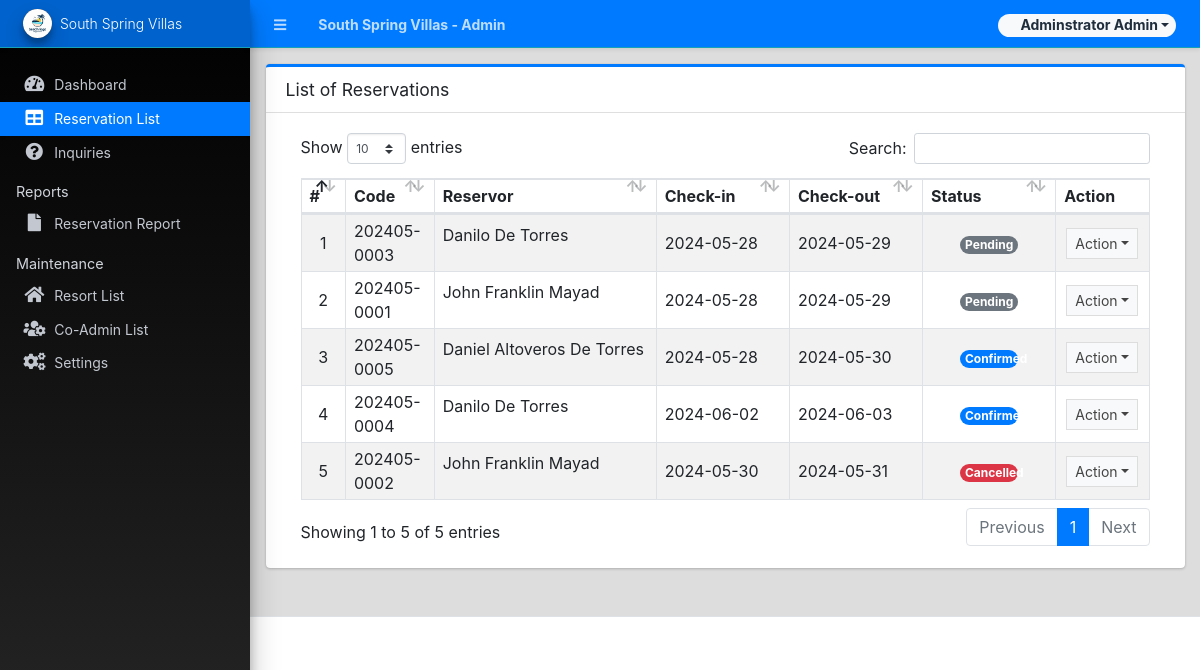
The app's page /admin/?page=reservations (signed in) with its own data.
### tables this page shows
CREATE TABLE `reservation_list` (
  `id` int(30) NOT NULL,
  `code` varchar(100) NOT NULL,
  `room_id` int(30) NOT NULL,
  `check_in` date NOT NULL,
  `check_out` date NOT NULL,
  `fullname` text NOT NULL,
  `contact` text NOT NULL,
  `email` text NOT NULL,
  `address` text NOT NULL,
  `status` tinyint(1) NOT NULL DEFAULT 0 COMMENT '0=Pending, 1 = Confirmed, 2=Cancelled',
  `date_created` datetime NOT NULL DEFAULT current_timestamp(),
  `date_updated` datetime DEFAULT NULL ON UPDATE current_timestamp()
);

### config.php (called while the page is built, shortened)
<?php
require_once('classes/DBConnection.php');
require_once('classes/SystemSettings.php');
function validate_image($file){
	if(!empty($file)){
        $ex = explode('?',$file);
        $file = $ex[0];
        $param =  isset($ex[1]) ? '?'.$ex[1]  : '';
		if(is_file(base_app.$file)){
			return base_url.$file.$param;
		}else{
			return base_url.'dist/img/no-image-available.png';
		}
	}else{
		return base_url.'dist/img/no-image-available.png';
	}
}
function isMobileDevice(){
    $aMobileUA = array(
        '/iphone/i' => 'iPhone',
        '/ipod/i' => 'iPod',
        '/ipad/i' => 'iPad',
        '/android/i' => 'Android',
        '/blackberry/i' => 'BlackBerry',
        '/webos/i' => 'Mobile'
    );
    return false;
}
?>

### classes/DBConnection.php (called while the page is built, shortened)
<?php
class DBConnection{
    private $host = DB_SERVER;
    private $username = DB_USERNAME;
    private $password = DB_PASSWORD;
    private $database = DB_NAME;
    public $conn;
    public function __construct(){
        if (!isset($this->conn)) {
            $this->conn = new mysqli($this->host, $this->username, $this->password, $this->database);
        }
    }
}
?>

### classes/SystemSettings.php (called while the page is built, shortened)
<?php
class SystemSettings extends DBConnection{
	function userdata($field = ''){
		if(!empty($field)){
			if(isset($_SESSION['userdata'][$field]))
				return $_SESSION['userdata'][$field];
			else
				return null;
		}else{
			return false;
		}
	}
	function info($field=''){
		if(!empty($field)){
			if(isset($_SESSION['system_info'][$field]))
				return $_SESSION['system_info'][$field];
			else
				return false;
		}else{
			return false;
		}
	}
}
$_settings = new SystemSettings();
?>

### admin/reservations/index.php (the view, shortened to what this page needs)
<div class="card card-outline card-primary">
	<div class="card-header">
		<h3 class="card-title">List of Reservations</h3>
	</div>
	<div class="card-body">
		<div class="container-fluid">
        <div class="container-fluid">
			<table class="table table-hover table-striped table-bordered">
				<colgroup>
					<col width="5%">
					<col width="10%">
					<col width="25%">
					<col width="15%">
					<col width="15%">
					<col width="15%">
					<col width="10%">
				</colgroup>
				<thead>
					<tr>
						<th>#</th>
						<th>Code</th>
						<th>Reservor</th>
						<th>Check-in</th>
						<th>Check-out</th>
						<th>Status</th>
						<th>Action</th>
					</tr>
				</thead>
				<tbody>
					<?php
						$i = 1;
						$qry = $conn->query("SELECT * from `reservation_list` order by `status` asc, unix_timestamp(`date_created`) desc ");
						while($row = $qry->fetch_assoc()):
					?>
						<tr>
							<td class="text-center"><?= $i++ ?></td>
							<td><?php echo ($row['code']) ?></td>
							<td class=""><p class="truncate-1"><?php echo ucwords($row['fullname']) ?></p></td>
							<td class=""><?php echo date("Y-m-d",strtotime($row['check_in'])) ?></td>
							<td class=""><?php echo date("Y-m-d",strtotime($row['check_out'])) ?></td>
							<td class="text-center">
								<?php
									switch ($row['status']){
										case 0:
											echo '<span class="rounded-pill badge badge-secondary col-6">Pending</span>';
											break;
										case 1:
											echo '<span class="rounded-pill badge badge-primary col-6">Confirmed</span>';
											break;
										case 2:
											echo '<span class="rounded-pill badge badge-danger col-6">Cancelled</span>';
											break;
									}
								?>
							</td>
							<td align="center">
								 <button type="button" class="btn btn-flat btn-default btn-sm dropdown-toggle dropdown-icon" data-toggle="dropdown">
				                  		Action
				                  </button>
							</td>
						</tr>
					<?php endwhile; ?>
				</tbody>
			</table>
		</div>
		</div>
	</div>
</div>

### admin/index.php (shortened to what this page needs)
<?php require_once('../config.php'); ?>
 <!DOCTYPE html>
<html lang="en" class="" style="height: auto;">
<?php require_once('inc/header.php') ?>
  <body class="sidebar-mini layout-fixed control-sidebar-slide-open layout-navbar-fixed sidebar-mini-md sidebar-mini-xs" data-new-gr-c-s-check-loaded="14.991.0" data-gr-ext-installed="" style="height: auto;">
    <div class="wrapper">
     <?php require_once('inc/topBarNav.php') ?>
     <?php require_once('inc/navigation.php') ?>
     <?php $page = isset($_GET['page']) ? $_GET['page'] : 'home';  ?>
      <div class="content-wrapper pt-3" style="min-height: 567.854px;">
        <section class="content ">
          <div class="container-fluid">
            <?php
              if(!file_exists($page.".php") && !is_dir($page)){
                  include '404.html';
              }else{
                if(is_dir($page))
                  include $page.'/index.php';
                else
                  include $page.'.php';
              }
            ?>
          </div>
        </section>
      </div>
      <?php require_once('inc/footer.php') ?>
  </body>
</html>

### admin/inc/header.php (shortened to what this page needs)
<head>
    <link rel="stylesheet" href="<?php echo base_url ?>plugins/fontawesome-free/css/all.min.css">
    <link rel="stylesheet" href="<?php echo base_url ?>plugins/tempusdominus-bootstrap-4/css/tempusdominus-bootstrap-4.min.css">
  <link rel="stylesheet" href="<?php echo base_url ?>plugins/datatables-bs4/css/dataTables.bootstrap4.min.css">
  <link rel="stylesheet" href="<?php echo base_url ?>plugins/datatables-responsive/css/responsive.bootstrap4.min.css">
  <link rel="stylesheet" href="<?php echo base_url ?>plugins/datatables-buttons/css/buttons.bootstrap4.min.css">
  <link rel="stylesheet" href="<?php echo base_url ?>plugins/select2/css/select2.min.css">
  <link rel="stylesheet" href="<?php echo base_url ?>plugins/select2-bootstrap4-theme/select2-bootstrap4.min.css">
    <link rel="stylesheet" href="<?php echo base_url ?>plugins/icheck-bootstrap/icheck-bootstrap.min.css">
    <link rel="stylesheet" href="<?php echo base_url ?>plugins/jqvmap/jqvmap.min.css">
    <link rel="stylesheet" href="<?php echo base_url ?>plugins/fullcalendar/main.css">
    <link rel="stylesheet" href="<?php echo base_url ?>dist/css/adminlte.css">
    <link rel="stylesheet" href="<?php echo base_url ?>dist/css/custom.css">
    <link rel="stylesheet" href="<?php echo base_url ?>plugins/overlayScrollbars/css/OverlayScrollbars.min.css">
    <link rel="stylesheet" href="<?php echo base_url ?>plugins/daterangepicker/daterangepicker.css">
    <link rel="stylesheet" href="<?php echo base_url ?>plugins/summernote/summernote-bs4.min.css">
  <link rel="stylesheet" href="<?php echo base_url ?>plugins/sweetalert2-theme-bootstrap-4/bootstrap-4.min.css">
  </head>

### admin/inc/topBarNav.php (shortened to what this page needs)
<nav class="main-header navbar navbar-expand navbar-dark border  border-info border-top-0  border-left-0 border-right-0 text-sm shadow-sm bg-primary">
  <ul class="navbar-nav">
    <li class="nav-item">
    <a class="nav-link" data-widget="pushmenu" href="#" role="button"><i class="fas fa-bars"></i></a>
    </li>
    <li class="nav-item d-none d-sm-inline-block">
      <a href="<?php echo base_url ?>" class="nav-link"><b><?php echo (!isMobileDevice()) ? $_settings->info('name'):$_settings->info('short_name'); ?> - Admin</b></a>
    </li>
  </ul>
  <ul class="navbar-nav ml-auto">
    <li class="nav-item">
      <div class="btn-group nav-link">
            <button type="button" class="btn btn-rounded badge badge-light dropdown-toggle dropdown-icon" data-toggle="dropdown">
              <span class="ml-3"><?php echo ucwords($_settings->userdata('firstname').' '.$_settings->userdata('lastname')) ?></span>
            </button>
        </div>
    </li>
  </ul>
</nav>

### admin/inc/navigation.php (shortened to what this page needs)
<aside class="main-sidebar sidebar-dark-primary elevation-4 sidebar-no-expand bg-gradient-black">
  <a href="<?php echo base_url ?>admin" class="brand-link bg-transparent text-sm border-info shadow-sm bg-primary">
  <img src="<?php echo validate_image($_settings->info('logo'))?>" alt="Store Logo" class="brand-image img-circle elevation-3 bg-black" style="width: 1.8rem;height: 1.8rem;max-height: unset;object-fit:scale-down;object-position:center center">
  <span class="brand-text font-weight-light"><?php echo $_settings->info('short_name') ?></span>
  </a>
  <div class="sidebar os-host os-theme-light os-host-overflow os-host-overflow-y os-host-resize-disabled os-host-transition os-host-scrollbar-horizontal-hidden">
    <div class="os-content-glue" style="margin: 0px -8px; width: 249px; height: 646px;"></div>
    <div class="os-padding">
      <div class="os-viewport os-viewport-native-scrollbars-invisible" style="overflow-y: scroll;">
        <div class="os-content" style="padding: 0px 8px; height: 100%; width: 100%;">
          <nav class="mt-4">
             <ul class="nav nav-pills nav-sidebar flex-column text-sm nav-compact nav-flat nav-child-indent nav-collapse-hide-child" data-widget="treeview" role="menu" data-accordion="false">
              <li class="nav-item dropdown">
                <a href="./" class="nav-link nav-home">
                  <i class="nav-icon fas fa-tachometer-alt"></i>
                  <p>
                    Dashboard
                  </p>
                </a>
              </li>
              <li class="nav-item">
                <a href="<?php echo base_url ?>admin/?page=reservations" class="nav-link nav-reservations">
                  <i class="nav-icon fas fa-table"></i>
                  <p>
                    Reservation List
                  </p>
                </a>
              </li>
              <li class="nav-item">
                <a href="<?php echo base_url ?>admin/?page=inquiries" class="nav-link nav-inquiries">
                  <i class="nav-icon fas fa-question-circle"></i>
                  <p>
                    Inquiries
                  </p>
                </a>
              </li>
              <li class="nav-header">Reports</li>
              <li class="nav-item dropdown">
                <a href="<?php echo base_url ?>admin/?page=reports" class="nav-link nav-reports">
                  <i class="nav-icon fas fa-file"></i>
                  <p>
                    Reservation Report
                  </p>
                </a>
              </li>
              <?php if($_settings->userdata('type') == 1): ?>
              <li class="nav-header">Maintenance</li>
              <li class="nav-item dropdown">
                <a href="<?php echo base_url ?>admin/?page=rooms" class="nav-link nav-rooms">
                  <i class="nav-icon fas fa-home"></i>
                  <p>
                    Resort List
                  </p>
                </a>
              </li>
              <li class="nav-item dropdown">
                <a href="<?php echo base_url ?>admin/?page=user/list" class="nav-link nav-user_list">
                  <i class="nav-icon fas fa-users-cog"></i>
                  <p>
                    Co-Admin List
                  </p>
                </a>
              </li>
              <li class="nav-item dropdown">
                <a href="<?php echo base_url ?>admin/?page=system_info" class="nav-link nav-system_info">
                  <i class="nav-icon fas fa-cogs"></i>
                  <p>
                    Settings
                  </p>
                </a>
              </li>
              <?php endif; ?>
            </ul>
          </nav>
        </div>
      </div>
    </div>
  </div>
</aside>

### admin/inc/footer.php (shortened to what this page needs)
<footer class="main-footer text-sm">

### admin/inc/topBarNav.php (style rules this page uses)
.btn-rounded { border-radius: 50px; }

### records on screen
reservation_list: code "202405-0003", fullname "Danilo De Torres", check_in "2024-05-28", check_out "2024-05-29", status "Pending"
reservation_list: code "202405-0001", fullname "John Franklin Mayad", check_in "2024-05-28", check_out "2024-05-29", status "Pending"
reservation_list: code "202405-0005", fullname "Daniel Altoveros De Torres", check_in "2024-05-28", check_out "2024-05-30", status "Confirmed"
reservation_list: code "202405-0004", fullname "Danilo De Torres", check_in "2024-06-02", check_out "2024-06-03", status "Confirmed"
reservation_list: code "202405-0002", fullname "John Franklin Mayad", check_in "2024-05-30", check_out "2024-05-31", status "Cancelled"

### other values on screen
$_settings->info('name') "South Spring Villas"
$_settings->userdata('firstname').' '.$_settings->userdata('lastname') "Adminstrator Admin"
$_settings->info('short_name') "South Spring Villas"
